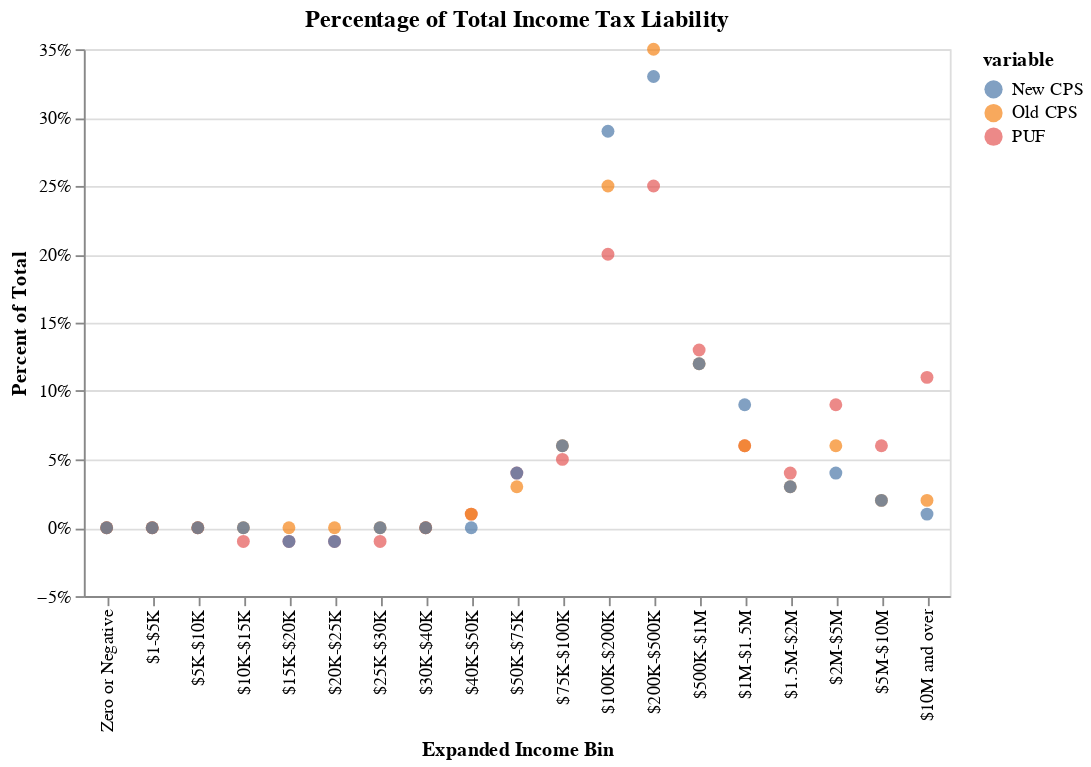

Notebook code for this chart:
### Code cell
iitax_dist = distplot('iitax')
iitax_dist.title = "Percentage of Total Income Tax Liability"
iitax_dist

### Figure 1 — Vega-Lite specification as saved in the notebook (floating-point values rounded to 4 significant figures)
{"config": {"view": {"continuousWidth": 400, "continuousHeight": 300}}, "data": {"name": "data-99d3afafc0185641db7e81aaf35a1498"}, "mark": {"type": "circle", "size": 50}, "encoding": {"color": {"type": "nominal", "field": "variable"}, "x": {"type": "ordinal", "axis": {"title": "Expanded Income Bin"}, "field": "index", "sort": ["Zero or Negative", "$1-$5K", "$5K-$10K", "$10K-$15K", "$15K-$20K", "$20K-$25K", "$25K-$30K", "$30K-$40K", "$40K-$50K", "$50K-$75K", "$75K-$100K", "$100K-$200K", "$200K-$500K", "$500K-$1M", "$1M-$1.5M", "$1.5M-$2M", "$2M-$5M", "$5M-$10M", "$10M and over"]}, "y": {"type": "quantitative", "axis": {"format": "%", "title": "Percent of Total"}, "field": "value"}}, "title": "Percentage of Total Income Tax Liability", "width": 475, "$schema": "https://vega.github.io/schema/vega-lite/v4.0.0.json", "datasets": {"data-99d3afafc0185641db7e81aaf35a1498": [{"index": "Zero or Negative", "variable": "PUF", "value": 0.0}, {"index": "$1-$5K", "variable": "PUF", "value": 0.0}, {"index": "$5K-$10K", "variable": "PUF", "value": -0.0}, {"index": "$10K-$15K", "variable": "PUF", "value": -0.01}, {"index": "$15K-$20K", "variable": "PUF", "value": -0.01}, {"index": "$20K-$25K", "variable": "PUF", "value": -0.01}, {"index": "$25K-$30K", "variable": "PUF", "value": -0.01}, {"index": "$30K-$40K", "variable": "PUF", "value": -0.0}, {"index": "$40K-$50K", "variable": "PUF", "value": 0.01}, {"index": "$50K-$75K", "variable": "PUF", "value": 0.04}, {"index": "$75K-$100K", "variable": "PUF", "value": 0.05}, {"index": "$100K-$200K", "variable": "PUF", "value": 0.2}, {"index": "$200K-$500K", "variable": "PUF", "value": 0.25}, {"index": "$500K-$1M", "variable": "PUF", "value": 0.13}, {"index": "$1M-$1.5M", "variable": "PUF", "value": 0.06}, {"index": "$1.5M-$2M", "variable": "PUF", "value": 0.04}, {"index": "$2M-$5M", "variable": "PUF", "value": 0.09}, {"index": "$5M-$10M", "variable": "PUF", "value": 0.06}, {"index": "$10M and over", "variable": "PUF", "value": 0.11}, {"index": "Zero or Negative", "variable": "Old CPS", "value": 0.0}, {"index": "$1-$5K", "variable": "Old CPS", "value": 0.0}, {"index": "$5K-$10K", "variable": "Old CPS", "value": -0.0}, {"index": "$10K-$15K", "variable": "Old CPS", "value": -0.0}, {"index": "$15K-$20K", "variable": "Old CPS", "value": -0.0}, {"index": "$20K-$25K", "variable": "Old CPS", "value": -0.0}, {"index": "$25K-$30K", "variable": "Old CPS", "value": -0.0}, {"index": "$30K-$40K", "variable": "Old CPS", "value": 0.0}, {"index": "$40K-$50K", "variable": "Old CPS", "value": 0.01}, {"index": "$50K-$75K", "variable": "Old CPS", "value": 0.03}, {"index": "$75K-$100K", "variable": "Old CPS", "value": 0.06}, {"index": "$100K-$200K", "variable": "Old CPS", "value": 0.25}, {"index": "$200K-$500K", "variable": "Old CPS", "value": 0.35}, {"index": "$500K-$1M", "variable": "Old CPS", "value": 0.12}, {"index": "$1M-$1.5M", "variable": "Old CPS", "value": 0.06}, {"index": "$1.5M-$2M", "variable": "Old CPS", "value": 0.03}, {"index": "$2M-$5M", "variable": "Old CPS", "value": 0.06}, {"index": "$5M-$10M", "variable": "Old CPS", "value": 0.02}, {"index": "$10M and over", "variable": "Old CPS", "value": 0.02}, {"index": "Zero or Negative", "variable": "New CPS", "value": 0.0}, {"index": "$1-$5K", "variable": "New CPS", "value": 0.0}, {"index": "$5K-$10K", "variable": "New CPS", "value": -0.0}, {"index": "$10K-$15K", "variable": "New CPS", "value": -0.0}, {"index": "$15K-$20K", "variable": "New CPS", "value": -0.01}, {"index": "$20K-$25K", "variable": "New CPS", "value": -0.01}, {"index": "$25K-$30K", "variable": "New CPS", "value": -0.0}, {"index": "$30K-$40K", "variable": "New CPS", "value": -0.0}, {"index": "$40K-$50K", "variable": "New CPS", "value": 0.0}, {"index": "$50K-$75K", "variable": "New CPS", "value": 0.04}, {"index": "$75K-$100K", "variable": "New CPS", "value": 0.06}, {"index": "$100K-$200K", "variable": "New CPS", "value": 0.29}, {"index": "$200K-$500K", "variable": "New CPS", "value": 0.33}, {"index": "$500K-$1M", "variable": "New CPS", "value": 0.12}, {"index": "$1M-$1.5M", "variable": "New CPS", "value": 0.09}, {"index": "$1.5M-$2M", "variable": "New CPS", "value": 0.03}, {"index": "$2M-$5M", "variable": "New CPS", "value": 0.04}, {"index": "$5M-$10M", "variable": "New CPS", "value": 0.02}, {"index": "$10M and over", "variable": "New CPS", "value": 0.01}]}}
